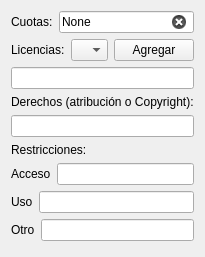
          <widget class="QWidget" name="page_3">
           <property name="geometry">
            <rect>
             <x>0</x>
             <y>0</y>
             <width>186</width>
             <height>257</height>
            </rect>
           </property>
           <attribute name="icon">
            <iconset>
             <normaloff>icon/access.png</normaloff>icon/access.png</iconset>
           </attribute>
           <attribute name="label">
            <string>Acceso</string>
           </attribute>
           <layout class="QGridLayout" name="gridLayout_6">
            <item row="0" column="0">
             <layout class="QHBoxLayout" name="horizontalLayout_24">
              <item>
               <widget class="QLabel" name="labelcuotas">
                <property name="sizePolicy">
                 <sizepolicy hsizetype="Fixed" vsizetype="Preferred">
                  <horstretch>0</horstretch>
                  <verstretch>0</verstretch>
                 </sizepolicy>
                </property>
                <property name="text">
                 <string>Cuotas:</string>
                </property>
               </widget>
              </item>
              <item>
               <widget class="QLineEdit" name="lineEditCUOTAS">
                <property name="toolTip">
                 <string>Cualquier tarifa asociada al uso del recurso.</string>
                </property>
                <property name="inputMask">
                 <string/>
                </property>
                <property name="text">
                 <string>None</string>
                </property>
                <property name="maxLength">
                 <number>30</number>
                </property>
                <property name="clearButtonEnabled">
                 <bool>true</bool>
                </property>
               </widget>
              </item>
             </layout>
            </item>
            <item row="1" column="0">
             <layout class="QVBoxLayout" name="verticalLayout_3">
              <item>
               <layout class="QHBoxLayout" name="horizontalLayout_22">
                <item>
                 <widget class="QLabel" name="labellicencias">
                  <property name="sizePolicy">
                   <sizepolicy hsizetype="Fixed" vsizetype="Preferred">
                    <horstretch>0</horstretch>
                    <verstretch>0</verstretch>
                   </sizepolicy>
                  </property>
                  <property name="text">
                   <string>Licencias:</string>
                  </property>
                 </widget>
                </item>
                <item>
                 <widget class="QComboBox" name="comboBoxLICENCIAS">
                  <property name="sizePolicy">
                   <sizepolicy hsizetype="Ignored" vsizetype="Fixed">
                    <horstretch>0</horstretch>
                    <verstretch>0</verstretch>
                   </sizepolicy>
                  </property>
                  <property name="toolTip">
                   <string>Selecciona un tipo de licencia</string>
                  </property>
                  <property name="statusTip">
                   <string/>
                  </property>
                 </widget>
                </item>
                <item>
                 <widget class="QPushButton" name="pushButtonAGREGARLIC">
                  <property name="sizePolicy">
                   <sizepolicy hsizetype="Fixed" vsizetype="Fixed">
                    <horstretch>0</horstretch>
                    <verstretch>0</verstretch>
                   </sizepolicy>
                  </property>
                  <property name="toolTip">
                   <string>Presionar para agregar la licencia seleccionada.</string>
                  </property>
                  <property name="statusTip">
                   <string/>
                  </property>
                  <property name="text">
                   <string>Agregar</string>
                  </property>
                 </widget>
                </item>
               </layout>
              </item>
              <item>
               <widget class="QLineEdit" name="lineEditLICENCIAS">
                <property name="toolTip">
                 <string>Una lista de licencias asociadas al recurso.</string>
                </property>
                <property name="statusTip">
                 <string/>
                </property>
                <property name="clearButtonEnabled">
                 <bool>true</bool>
                </property>
               </widget>
              </item>
             </layout>
            </item>
            <item row="2" column="0">
             <layout class="QVBoxLayout" name="verticalLayout_2">
              <item>
               <widget class="QLabel" name="labelderecho">
                <property name="text">
                 <string>Derechos (atribución o Copyright):</string>
                </property>
               </widget>
              </item>
              <item>
               <widget class="QLineEdit" name="lineEditDERECHOS">
                <property name="toolTip">
                 <string>Lista de cadenas de atribución o derechos de copia asociadas al recurso. Listar separado por comas.</string>
                </property>
                <property name="statusTip">
                 <string/>
                </property>
                <property name="clearButtonEnabled">
                 <bool>true</bool>
                </property>
               </widget>
              </item>
             </layout>
            </item>
            <item row="3" column="0">
             <layout class="QVBoxLayout" name="verticalLayout">
              <item>
               <widget class="QLabel" name="labelrestricciones">
                <property name="text">
                 <string>Restricciones:</string>
                </property>
               </widget>
              </item>
              <item>
               <layout class="QHBoxLayout" name="horizontalLayout_26">
                <item>
                 <widget class="QLabel" name="labelacceso">
                  <property name="sizePolicy">
                   <sizepolicy hsizetype="Fixed" vsizetype="Preferred">
                    <horstretch>0</horstretch>
                    <verstretch>0</verstretch>
                   </sizepolicy>
                  </property>
                  <property name="text">
                   <string>Acceso</string>
                  </property>
                 </widget>
                </item>
                <item>
                 <widget class="QLineEdit" name="lineEditACCESO">
                  <property name="toolTip">
                   <string>Restricciones asociadas al acceso del recurso.</string>
                  </property>
                  <property name="statusTip">
                   <string/>
                  </property>
                  <property name="clearButtonEnabled">
                   <bool>true</bool>
                  </property>
                 </widget>
                </item>
               </layout>
              </item>
              <item>
               <layout class="QHBoxLayout" name="horizontalLayout_25">
                <item>
                 <widget class="QLabel" name="labeluso">
                  <property name="sizePolicy">
                   <sizepolicy hsizetype="Fixed" vsizetype="Preferred">
                    <horstretch>0</horstretch>
                    <verstretch>0</verstretch>
                   </sizepolicy>
                  </property>
                  <property name="text">
                   <string>Uso</string>
                  </property>
                 </widget>
                </item>
                <item>
                 <widget class="QLineEdit" name="lineEditUSO">
                  <property name="toolTip">
                   <string>Restricción al uso del recurso.</string>
                  </property>
                  <property name="statusTip">
                   <string/>
                  </property>
                  <property name="clearButtonEnabled">
                   <bool>true</bool>
                  </property>
                 </widget>
                </item>
               </layout>
              </item>
              <item>
               <layout class="QHBoxLayout" name="horizontalLayout_23">
                <item>
                 <widget class="QLabel" name="labelotro">
                  <property name="sizePolicy">
                   <sizepolicy hsizetype="Fixed" vsizetype="Preferred">
                    <horstretch>0</horstretch>
                    <verstretch>0</verstretch>
                   </sizepolicy>
                  </property>
                  <property name="text">
                   <string>Otro</string>
                  </property>
                 </widget>
                </item>
                <item>
                 <widget class="QLineEdit" name="lineEditOTRO">
                  <property name="toolTip">
                   <string>Cualquier otra restricción asociada al recurso.</string>
                  </property>
                  <property name="statusTip">
                   <string/>
                  </property>
                  <property name="clearButtonEnabled">
                   <bool>true</bool>
                  </property>
                 </widget>
                </item>
               </layout>
              </item>
              <item>
               <spacer name="verticalSpacer">
                <property name="orientation">
                 <enum>Qt::Vertical</enum>
                </property>
                <property name="sizeHint" stdset="0">
                 <size>
                  <width>20</width>
                  <height>40</height>
                 </size>
                </property>
               </spacer>
              </item>
             </layout>
            </item>
           </layout>
          </widget>
